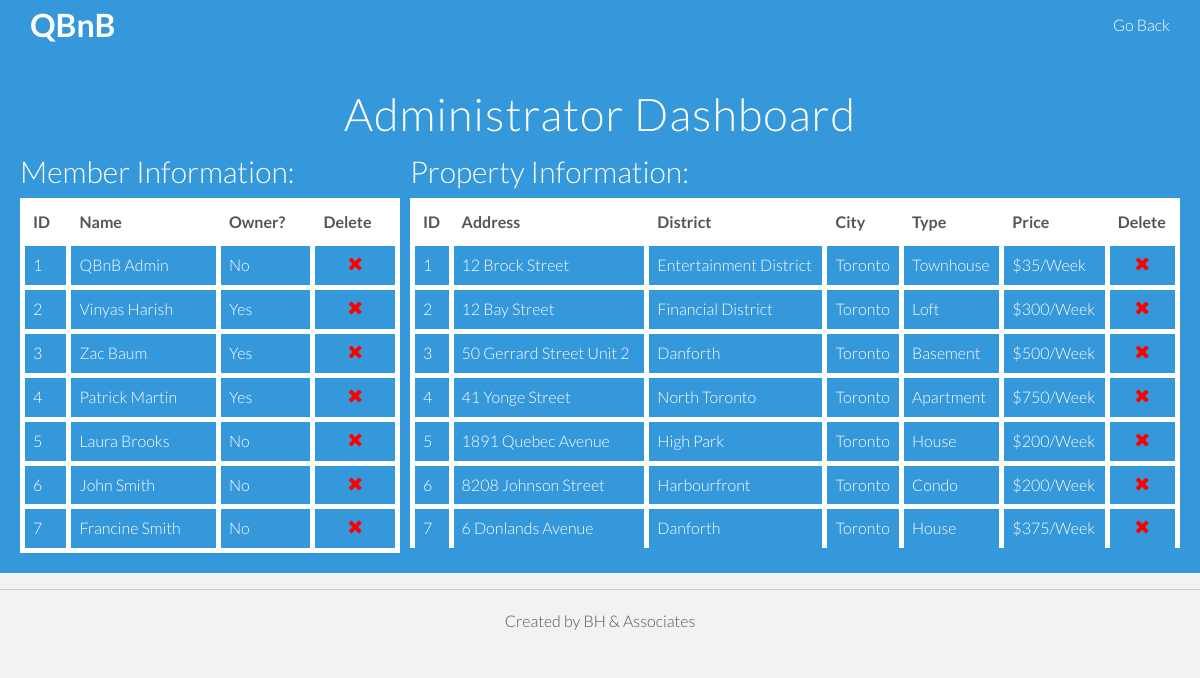
The app's page /QBnBSite/admindash.php with its own data.
### tables this page shows
CREATE TABLE Member(
  Member_ID int NOT NULL AUTO_INCREMENT,
  F_Name varchar(20) NOT NULL,
  L_Name varchar(20) NOT NULL,
  Email varchar(50) NOT NULL,
  Phone_No bigint(15) NOT NULL,
  Grad_Year int(4) NOT NULL,
  Faculty varchar(50) NOT NULL,
  Degree_Type char(10) NOT NULL,
  Password varchar(180) NOT NULL,
  PRIMARY KEY (Member_ID),
  UNIQUE (Email)
);

CREATE TABLE Property(
  Property_ID int NOT NULL AUTO_INCREMENT,
  Owner_ID int NOT NULL,
  Street_No int NOT NULL,
  Street_Name varchar(30) NOT NULL,
  City varchar(30) NOT NULL,
  Country varchar(30) NOT NULL,
  Postal_Code varchar(10) NOT NULL,
  District_Name varchar(30) NOT NULL,
  Type varchar(15) NOT NULL,
  Price decimal NOT NULL,
  PRIMARY KEY (Property_ID),
  FOREIGN KEY (District_Name) references District(District_Name) ON UPDATE CASCADE ON DELETE CASCADE,
  FOREIGN KEY (Owner_ID) references Member(Member_ID) ON UPDATE CASCADE ON DELETE CASCADE
);

### QBnBSite/admindash.php (the view, shortened to what this page needs)
<!DOCTYPE html>
<html lang="en">
	<head>
		<link href="css/bootstrap.css" rel="stylesheet">
		<link href="css/main.css" rel="stylesheet">
	</head>
 	<body>
		<div class="navbar navbar-default navbar-fixed-top">
	     	<div class="container">
	        	<div class="navbar-header">
		         	<a class="navbar-brand" href="userdash.php"><b>QBnB</b></a>
		        </div>
		        <div class="navbar-collapse collapse">
	         		<ul class="nav navbar-nav navbar-right">
	         			<li class="active dropdown">
							<li>
								<a href="userdash.php">Go Back</a>
							</li>
						</li>
	         		</ul>
	        	</div>
		    </div>
	    </div>
	    <div class="navbar navbar-default navbar-fixed-top">
	     	<div class="container">
	        	<div class="navbar-header">
		         	<a class="navbar-brand" href="userdash.php"><b>QBnB</b></a>
		        </div>
		        <div class="navbar-collapse collapse">
	         		<ul class="nav navbar-nav navbar-right">
	         			<li class="active dropdown">
							<li>
								<a href="userdash.php">Go Back</a>
							</li>
						</li>
	         		</ul>
	        	</div>
		    </div>
	    </div>
		<div id="headerwrap" style="padding-top: 50px; min-height: 590px;">
			<div class="container">
				<div class="row">
					<div class="col-lg-6 col-lg-offset-3">
						<h1 style="text-align: center">Administrator Dashboard</h1>
					</div>
				</div>
				<div class="row">
					<div class="col-lg-4">
						<h2 style="margin-top: 0px;">Member Information:</h2>
						<div style="max-height: 400px !important; overflow: scroll;">
							<table class="table table-bordered table-hover">
					            <thead style="background-color: #dddddd">
					                <th>ID</th>
					                <th>Name</th>
					                <th>Owner?</th>
					                <th>Delete</th>
					            </thead>
								<?php
						 			include_once 'config/connection.php';
									$queryBasicMemberInfo = "SELECT *
															 FROM Member";
									$queryBasicMemberInfo = mysqli_query($con,$queryBasicMemberInfo);
									while ($rowMember = mysqli_fetch_array($queryBasicMemberInfo)){
										echo "<tbody style='color: white;'>";
										echo "<tr>";
										echo "<td>".$rowMember['Member_ID']."</td>";
										echo "<td><a class='intable' data-placement='right' data-toggle='popover' title='Consumer Details'>";
										echo $rowMember['F_Name'].' '.$rowMember['L_Name']."</a>";
										echo "<div id='popover-content' class='hide'><p style='color: #3498db'>";
										echo "</p></div></td>";
										$queryCheckIfOwner = "SELECT Property_ID
															  FROM Property
															  WHERE Owner_ID = '$rowMember[Member_ID]'";
										$queryCheckIfOwner = mysqli_query($con, $queryCheckIfOwner);
										if (mysqli_num_rows($queryCheckIfOwner) == 0)
											echo "<td> No </td>";
										else {
											echo "<td><a class='intable' data-placement='right' data-toggle='popover' title='Owner Details'>";
											echo "Yes </a>";
											echo "<div id='popover-content' class='hide'><p style='color: #3498db'>";
											echo "</p></div></td>";
										}
										echo "<td align='center'><form name='Delete_Member' id='Delete_Member' action='admindash.php' method='POST'>";
										echo "<button style='background: transparent; border: none; padding: 0;' type=submit name='Delete_Member'
													data-toggle='tooltip' data-placement='right' title='Are you sure?'>";
										echo "<span class='glyphicon glyphicon-remove' aria-hidden='true' style='color: red;'></span></form></td>";
										echo"</tr>";
									}
								?>
								</table>
								</div>
							</div>
							<div class="col-lg-8">
								<h2 style="margin-top: 0px;">Property Information:</h2>
								<div style="max-height: 350px !important; overflow: scroll;">
									<table class="table table-bordered table-hover">
							            <thead style="background-color: #dddddd">
							                <th>ID</th>
							                <th>Address </th>
							                <th>District</th>
							                <th>City</th>
											<th>Type</th>
							                <th>Price</th>
							                <th>Delete</th>
							            </thead>
										<?php
								 			include_once 'config/connection.php';
											$queryBasicPropInfo = "SELECT *
																   FROM Property";
											$queryBasicPropInfo = mysqli_query($con,$queryBasicPropInfo);
											while ($rowProperty = mysqli_fetch_array($queryBasicPropInfo)){
												echo "<tbody style='color: white;'>";
												echo "<tr><td>".$rowProperty['Property_ID']."</td>";
												echo "<td><a class='intable' data-placement='right' data-toggle='popover' title='Property Details'>";
												echo $rowProperty['Street_No'].' '.$rowProperty['Street_Name']."</a>";
												echo "<div id='popover-content' class='hide'><p style='color: #3498db' overflow-y: scroll>";
												echo "</p></div></td>";
												echo "<td>".$rowProperty['District_Name']."</td>";
												echo "<td>".$rowProperty['City']."</td>";
												echo "<td>".$rowProperty['Type']."</td>";
												echo "<td>".'$'.$rowProperty['Price'].'/Week'."</td>";
												echo "<td align = center ><form name='Delete_Property' id='Delete_Property' action='admindash.php' method='POST'>";
												echo "<button style='background: transparent; border: none; padding: 0;' type=submit name='Delete_Property'
															data-toggle='tooltip' data-placement='right' title='Are you sure?'>";
												echo "<span class='glyphicon glyphicon-remove' aria-hidden='true' style='color: red;'></span></form></td></tr>";
											}
										?>
									</table>
								</div>
							</div>
						</div>
					</div>
				</div>
			<hr>
		<div class="container">
			<p class="centered">Created by BH &amp; Associates</p>
		</div>
	</body>
</html>

### QBnBSite/css/main.css (style rules this page uses)
body { background-color: #f2f2f2; font-family: 'Lato', sans-serif; font-weight: 300; font-size: 16px; color: #555; -webkit-font-smoothing: antialiased; -webkit-overflow-scrolling: touch; }
h1, h2, h3, h4, h5, h6 { font-family: 'Lato', sans-serif; font-weight: 300; color: #333; }
h1 { font-size: 40px; }
h2 { color: white; }
p { line-height: 28px; margin-bottom: 15px; font-size: 16px; }
.centered { text-align: center; }
a { color: #3498db; word-wrap: break-word; -webkit-transition: color 0.1s ease-in, background 0.1s ease-in; -moz-transition: color 0.1s ease-in, background 0.1s ease-in; -ms-transition: color 0.1s ease-in, background 0.1s ease-in; -o-transition: color 0.1s ease-in, background 0.1s ease-in; transition: color 0.1s ease-in, background 0.1s ease-in; }
a.intable { color: white; -webkit-transition: color 0s ease-in, background 0s ease-in; -moz-transition: color 0s ease-in, background 0s ease-in; -ms-transition: color 0s ease-in, background 0s ease-in; -o-transition: color 0s ease-in, background 0s ease-in; transition: color 0s ease-in, background 0s ease-in; }
a:before, a:after { -webkit-transition: color 0.1s ease-in, background 0.1s ease-in; -moz-transition: color 0.1s ease-in, background 0.1s ease-in; -ms-transition: color 0.1s ease-in, background 0.1s ease-in; -o-transition: color 0.1s ease-in, background 0.1s ease-in; transition: color 0.1s ease-in, background 0.1s ease-in; }
hr { display: block; height: 1px; border: 0; border-top: 1px solid #ccc; margin: 1em 0; padding: 0; }
.navbar-default { background-color: #3498db; border-color: transparent; }
.navbar-default .navbar-brand { color: white; font-size: 200% }
.navbar-default .navbar-nav > li > a { color: white; }
#headerwrap { background-color: #3498db; margin-top: -20px; padding-top: 200px; background-attachment: relative; background-position: center center; min-height: 680px; width: 100%; -webkit-background-size: 100%; -moz-background-size: 100%; -o-background-size: 100%; background-size: 100%; -webkit-background-size: cover; -moz-background-size: cover; -o-background-size: cover; background-size: cover; }
#headerwrap h1 { margin-top: 60px; margin-bottom: 15px; color: white; font-size: 45px; font-weight: 300; letter-spacing: 1px; }
.table-bordered { border: 5px solid white; }
.table-bordered > thead > tr > th, .table-bordered > tbody > tr > th, .table-bordered > tfoot > tr > th, .table-bordered > thead > tr > td, .table-bordered > tbody > tr > td, .table-bordered > tfoot > tr > td { border: 5px solid white; }
.table > thead > tr > th, .table > tbody > tr > th, .table > tfoot > tr > th, .table > thead > tr > td, .table > tbody > tr > td, .table > tfoot > tr > td { padding: 8px; line-height: 1.428571429; vertical-align: top; border-top: 5px solid white; }
.table > thead > tr > th { vertical-align: bottom; border-bottom: 5px solid white; }
.table > tbody + tbody { border-top: 5px solid white; }
.table-bordered > thead > tr > th, .table-bordered > thead > tr > td { border-bottom-width: 5px; background-color: white; }

### records on screen
member: Member_ID "1", F_Name "QBnB", L_Name "Admin", shows "No"
member: Member_ID "2", F_Name "Vinyas", L_Name "Harish"
member: Member_ID "3", F_Name "Zac", L_Name "Baum"
member: Member_ID "4", F_Name "Patrick", L_Name "Martin"
member: Member_ID "5", F_Name "Laura", L_Name "Brooks", shows "No"
member: Member_ID "6", F_Name "John", L_Name "Smith", shows "No"
member: Member_ID "7", F_Name "Francine", L_Name "Smith", shows "No"
property: Property_ID "1", Street_No "12", Street_Name "Brock Street", District_Name "Entertainment District", City "Toronto", Type "Townhouse", Price "35"
property: Property_ID "2", Street_No "12", Street_Name "Bay Street", District_Name "Financial District", City "Toronto", Type "Loft", Price "300"
property: Property_ID "3", Street_No "50", Street_Name "Gerrard Street Unit 2", District_Name "Danforth", City "Toronto", Type "Basement", Price "500"
property: Property_ID "4", Street_No "41", Street_Name "Yonge Street", District_Name "North Toronto", City "Toronto", Type "Apartment", Price "750"
property: Property_ID "5", Street_No "1891", Street_Name "Quebec Avenue", District_Name "High Park", City "Toronto", Type "House", Price "200"
property: Property_ID "6", Street_No "8208", Street_Name "Johnson Street", District_Name "Harbourfront", City "Toronto", Type "Condo", Price "200"
property: Property_ID "7", Street_No "6", Street_Name "Donlands Avenue", District_Name "Danforth", City "Toronto", Type "House", Price "375"
